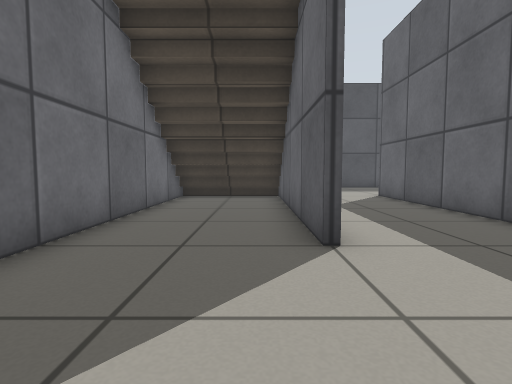
view 1 (above)

16 first-person views from a walk through a Gazebo world. The camera is 0.5 m above the floor, tilts 4° down and sees 80° across. The lines on the ground mark 1 m squares. The floor is counted in squares, 0.5 m on a side. Each view is taken from the middle of a square. On the plan, view 1 faces up. The plan holds only what a view shows up to about 12 squares ahead; the rest is blank. The place goes on beyond the plan. Surface patterns are stand-ins for the level's own textures.

view 2
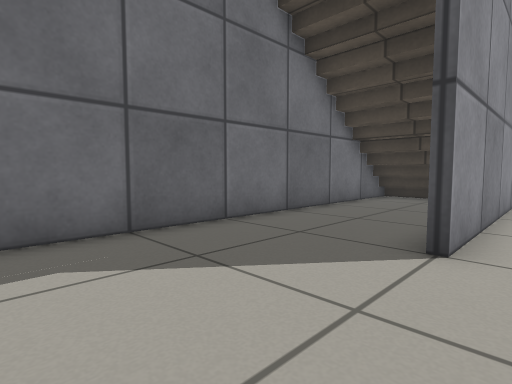

view 3
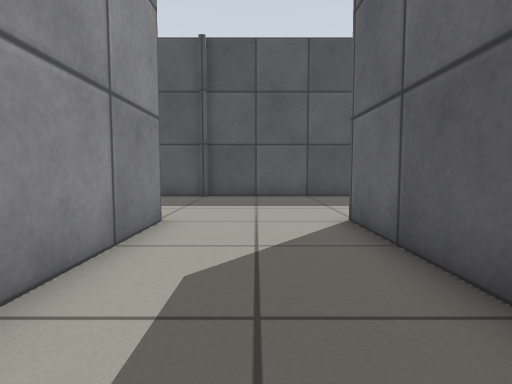

view 4
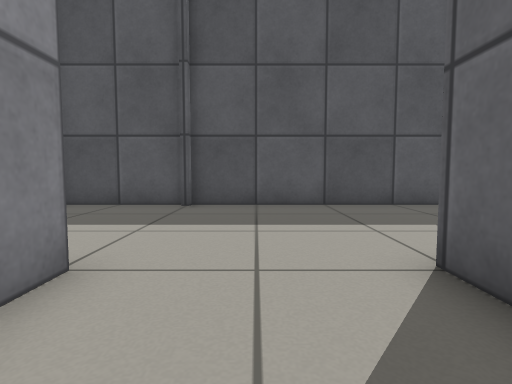

view 5
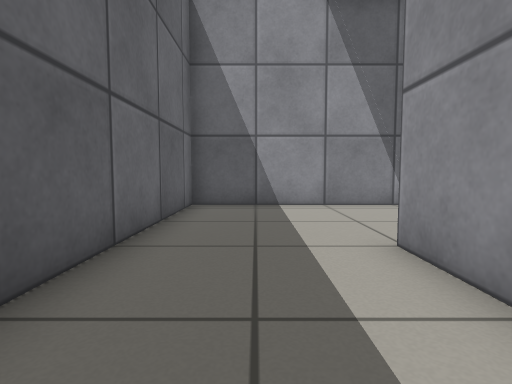

view 6
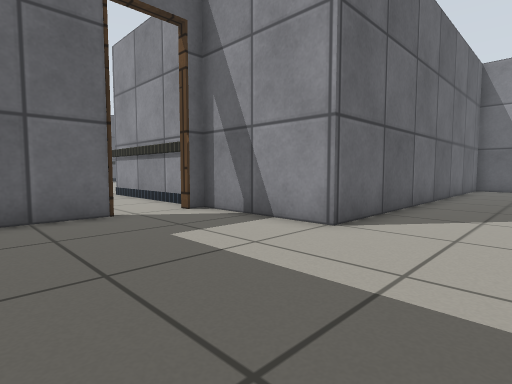

view 7
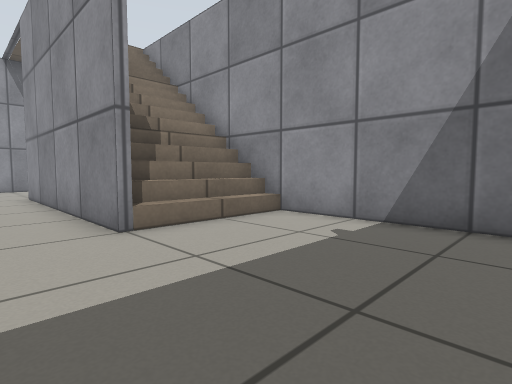

view 8
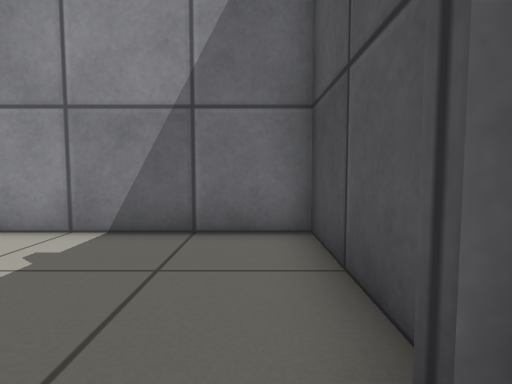

view 9
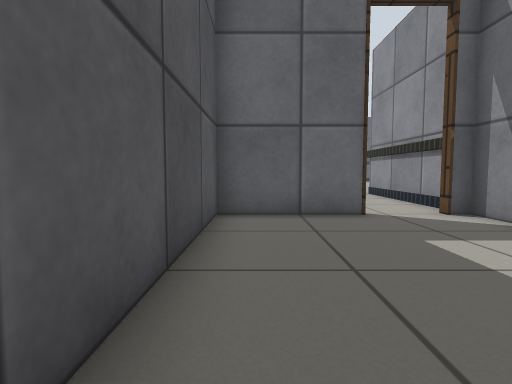

view 10
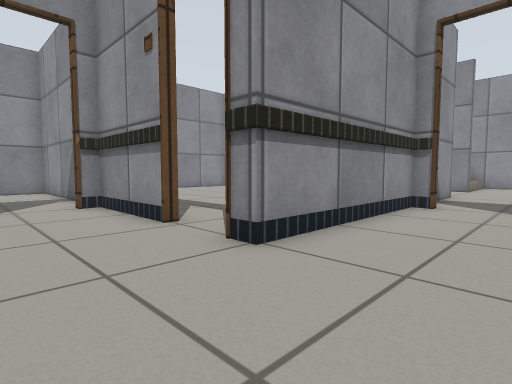

view 11
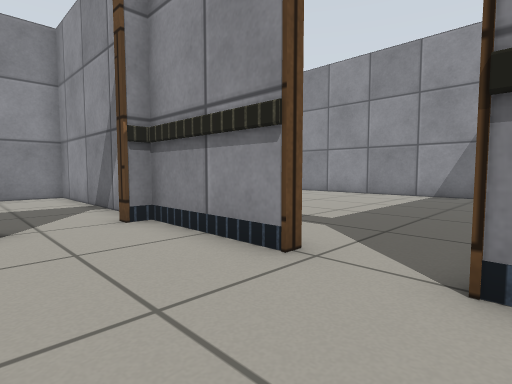

view 12
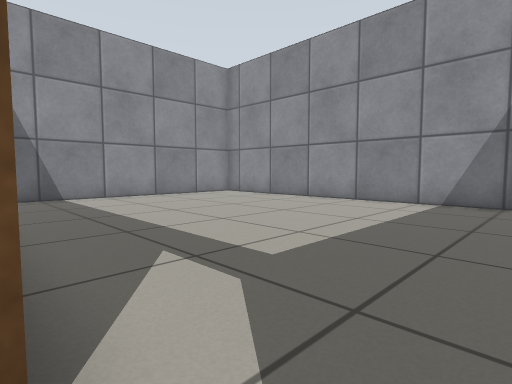

view 13
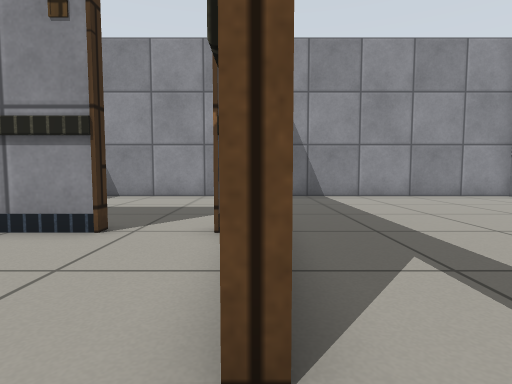

view 14
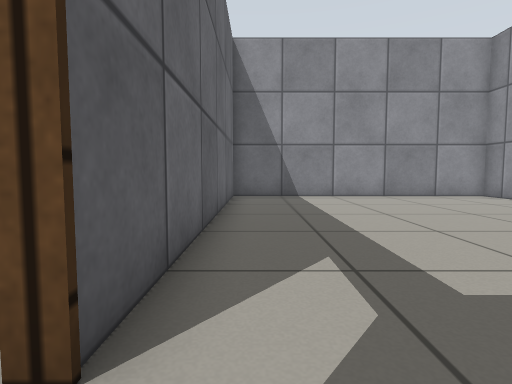

view 15
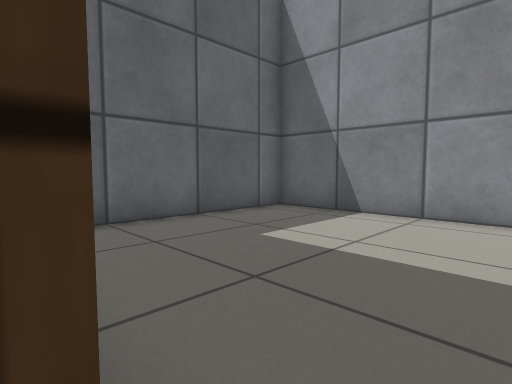

view 16
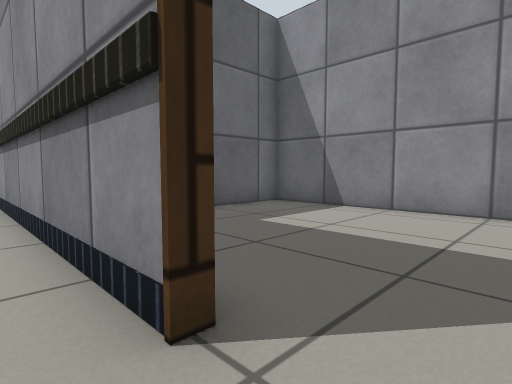

### Floor plan
Ten units are one square. View 1 is at (0, 0); x grows to the right and y downward. Boxes are objects, and circles mark ways between rooms. Rooms are numbered by the first view taken in them; rooms with no view inside come last. Other rooms are left out.
<svg viewBox="-34 -185 294 199">
<path fill="none" stroke="#000" d="M9 -40 9 -93M-12 9 15 9M10 -72 -29 -72M10 -77 -29 -77M-29 -94 -29 -4M89 -120 89 -127 91 -127M-29 -121 11 -121 11 -40M89 -145 89 -179 11 -179M9 -179 -29 -179 -29 -94M15 9 49 9 49 -121 94 -121M-29 -115 8 -115M91 -127 91 -121M94 -121 151 -121 151 -115M151 -97 151 -61 157 -61 157 -58M175 -58 175 -61 255 -61M51 -102 51 -36M51 -5 51 9 149 9 149 -97 151 -97M151 -45 151 9 229 9 229 -42"/>
<circle cx="10" cy="-15" r="3" fill="#2a7"/>
<circle cx="90" cy="-135" r="3" fill="#2a7"/>
<circle cx="150" cy="-105" r="3" fill="#2a7"/>
<circle cx="165" cy="-60" r="3" fill="#2a7"/>
<text x="-10" y="-30">1</text>
<text x="30" y="-110">2</text>
<text x="110" y="-180">3</text>
<text x="100" y="-60">4</text>
<text x="190" y="-30">5</text>
</svg>
Room 1 opens to room 2. Room 2 opens to room 3. Room 3 opens to room 4. Room 3 opens to room 5.

Where each view was taken, in squares from view 1:
view 1: 0 up, 0 right, facing up
view 2: 0 up, 2 right, facing up-left
view 3: 6 up, 3 right, facing up
view 4: 9 up, 3 right, facing up
view 5: 8 up, 3 right, facing down
view 6: 17 up, 2 right, facing down-right
view 7: 17 up, 3 right, facing down-left
view 8: 17 up, 2 right, facing left
view 9: 17 up, 2 right, facing right
view 10: 15 up, 18 right, facing down-left
view 11: 12 up, 18 right, facing down-left
view 12: 11 up, 15 right, facing down-left
view 13: 11 up, 15 right, facing down
view 14: 11 up, 14 right, facing down
view 15: 6 up, 17 right, facing down-right
view 16: 7 up, 16 right, facing down-right
